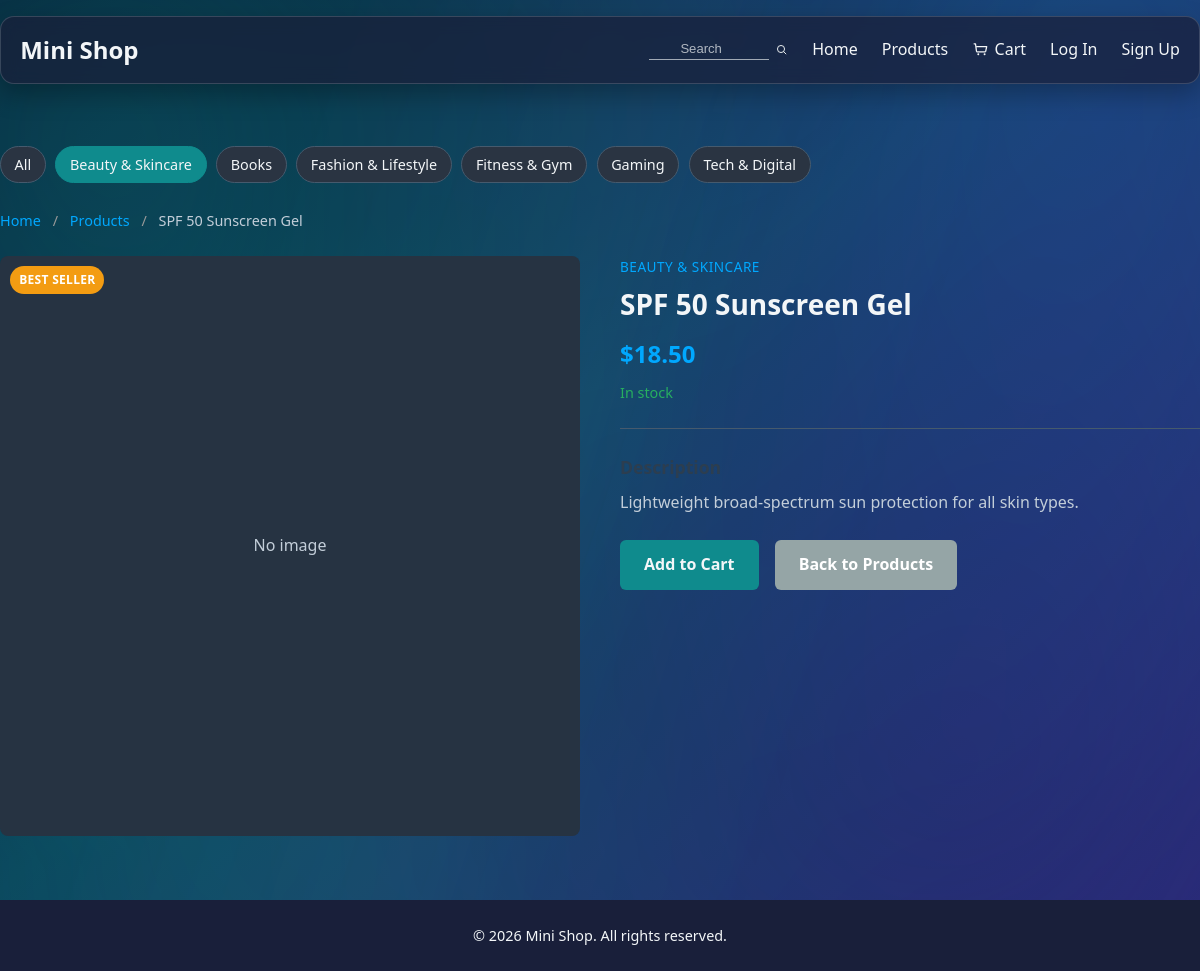
Page /products/spf-50-sunscreen-gel/ on the committed database.
### products/models.py (models this page shows, shortened)
class Category(models.Model):
    name = models.CharField(max_length=100)
    slug = models.SlugField(unique=True)
    class Meta:
        verbose_name_plural = 'Categories'

class Product(models.Model):
    name = models.CharField(max_length=200)
    slug = models.SlugField(unique=True)
    description = models.TextField(blank=True)
    price = models.DecimalField(max_digits=10, decimal_places=2)
    image = models.ImageField(upload_to='products/', blank=True, null=True)
    category = models.ForeignKey(
        Category, on_delete=models.SET_NULL, null=True, blank=True, related_name='products'
    )
    in_stock = models.BooleanField(default=True)
    is_bestseller = models.BooleanField(default=False)
    created_at = models.DateTimeField(auto_now_add=True)
    updated_at = models.DateTimeField(auto_now=True)
    class Meta:
        ordering = ['-created_at']

### products/views.py (the view)
# urls.py: path('<slug:slug>/', views.product_detail, name='product_detail'),
def product_detail(request, slug):
    product = get_object_or_404(Product, slug=slug)
    categories = Category.objects.filter(products__isnull=False).distinct().order_by("name")
    return render(request, "product.html", {"product": product, "categories": categories})

### cart/context_processors.py (called while the page is built)
def cart_count(request):
    cart = request.session.get('cart') or {}
    total_items = sum(cart.values())
    cart_bounce = request.session.pop('cart_bounce', False)
    return {
        'cart_item_count': total_items,
        'cart_bounce': cart_bounce,
    }

### templates/product.html (shortened to what this page needs)
{% extends 'base.html' %}
{% load static %}
{% block content %}
<div class="container product-detail">
    <div class="category-strip" aria-label="Product categories">
        <a href="{% url 'products:product_list' %}" class="category-chip">All</a>
        {% for category in categories %}
            <a href="{% url 'products:product_list' %}?category={{ category.slug }}" class="category-chip {% if product.category and product.category.slug == category.slug %}active{% endif %}">
                {{ category.name }}
            </a>
        {% endfor %}
    </div>
    <nav class="breadcrumb">
        <a href="{% url 'core:home' %}">Home</a>
        <span class="sep">/</span>
        <a href="{% url 'products:product_list' %}">Products</a>
        <span class="sep">/</span>
        <span>{{ product.name }}</span>
    </nav>
    <div class="product-detail-grid">
        <div class="product-image">
            {% if product.is_bestseller %}
                <span class="product-badge">Best Seller</span>
            {% endif %}
            {% if product.image %}
                <img src="{{ product.image.url }}" alt="{{ product.name }}">
            {% else %}
                <div class="product-image-placeholder">
                    <span>No image</span>
                </div>
            {% endif %}
        </div>
        <div class="product-info">
            {% if product.category %}
                <p class="product-category">{{ product.category.name }}</p>
            {% endif %}
            <h1 class="product-title">{{ product.name }}</h1>
            <p class="product-price">${{ product.price }}</p>
            {% if product.in_stock %}
                <p class="stock in-stock">In stock</p>
            {% else %}
                <p class="stock out-of-stock">Out of stock</p>
            {% endif %}
            {% if product.description %}
                <div class="product-description">
                    <h2>Description</h2>
                    <p>{{ product.description|linebreaks }}</p>
                </div>
            {% endif %}
            {% if product.in_stock %}
                <a href="{% url 'cart:add_to_cart' product.id %}" class="btn btn-primary">Add to Cart</a>
            {% endif %}
            <a href="{% url 'products:product_list' %}" class="btn btn-secondary">Back to Products</a>
        </div>
    </div>
</div>
{% endblock %}

### rows in the picture
Category: name "Beauty & Skincare"
Category: name "Books"
Category: name "Fashion & Lifestyle"
Category: name "Fitness & Gym"
Category: name "Gaming"
Category: name "Tech & Digital"
Product: name "SPF 50 Sunscreen Gel", category.name "BEAUTY & SKINCARE", price "18.50", description "Lightweight broad-spectrum sun protection for all skin types."
